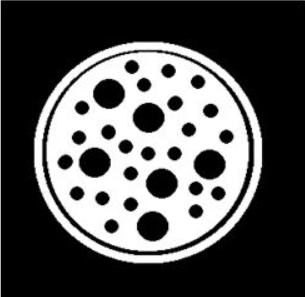
//> input picture Opencv_task61-80/photo/morph3.png, 305 x 297 px
$ ./066图像形态学_开闭操作时候结构元素应用演示   (built with g++ and OpenCV 4)
//> lines starting //> are read from the running program, lines starting //| are printed output that depends on the picture; after the words box and inside, x2 and y2 are one past the last pixel; in counts of white or black regions, pixels touching at a corner belong together
#include <opencv2/imgproc.hpp>
#include <opencv2/highgui.hpp>
#include <math.h>
using namespace cv;
using namespace std;
void open_demo();
void close_demo();
int main(int argc, char** argv)
{
	close_demo();
//> in close_demo, src is the input picture: 297 rows x 305 cols, CV_8UC3; min 0, max 255, mean 83.1
//> in close_demo, `threshold(gray, binary, 0, 255, THRESH_BINARY | THRESH_OTSU);`:
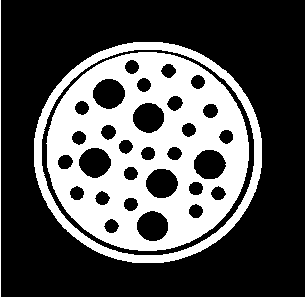
//> binary: 297 rows x 305 cols, CV_8UC1; 32.8% white; 3 white regions, box (x1, y1, x2, y2) and area: (46, 52, 249, 251) 23879, (34, 42, 262, 263) 5515, (0, 0, 1, 297) 297
//> in close_demo, `morphologyEx(binary, binary, MORPH_CLOSE, se);`:
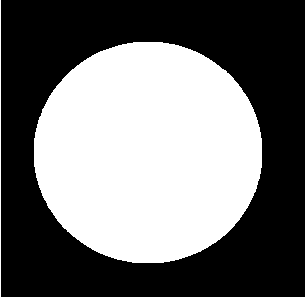
//> binary: 297 rows x 305 cols, CV_8UC1; 44.4% white; 2 white regions, box (x1, y1, x2, y2) and area: (34, 42, 262, 263) 39896, (0, 0, 1, 297) 297
	open_demo();
	waitKey(0);
	return 0;
}

void open_demo() {
	Mat dresult, eresult;
	Mat src = imread("photo/fill.png");
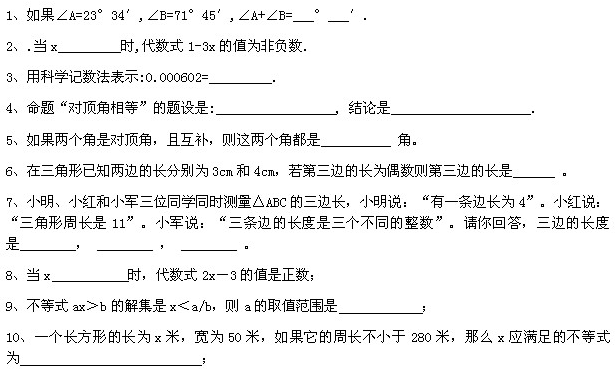
//> input picture Opencv_task61-80/photo/fill.png, 615 x 380 px
//> src is the input picture: 380 rows x 615 cols, CV_8UC3; min 0, max 255, mean 239.7
	imshow("input2", src);

	// 二值图像
	Mat gray, binary;
	cvtColor(src, gray, COLOR_BGR2GRAY);
//> gray: 380 rows x 615 cols, CV_8UC1
	threshold(gray, binary, 0, 255, THRESH_BINARY_INV | THRESH_OTSU);
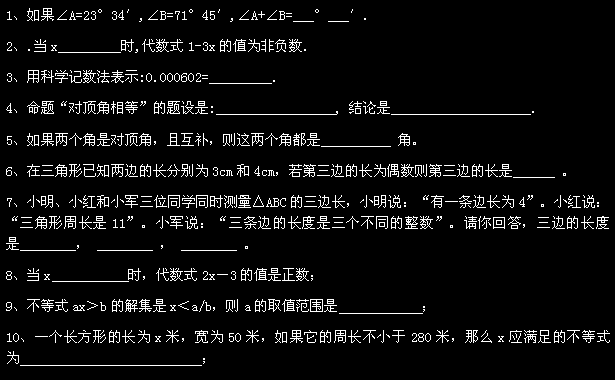
//> binary: 380 rows x 615 cols, CV_8UC1; 5.9% white in thin lines or dots
	imshow("binary", binary);

	// 定义结构元素
	Mat se = getStructuringElement(MORPH_RECT, Size(20, 1), Point(-1, -1));
	morphologyEx(binary, binary, MORPH_OPEN, se);
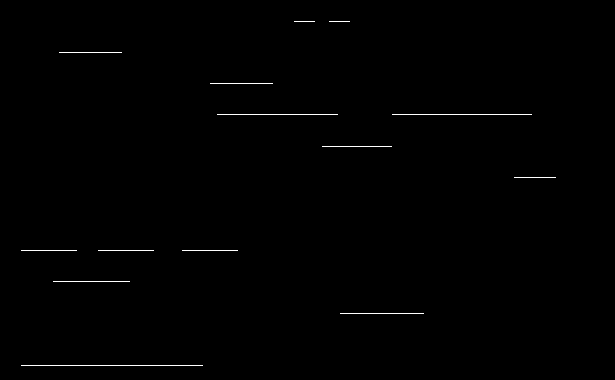
//> binary: 380 rows x 615 cols, CV_8UC1; 0.45% white in thin lines or dots, all inside (x1, y1, x2, y2) = (21, 21, 556, 366)

	vector<vector<Point>> contours;
	vector<Vec4i> hierarhy;
	findContours(binary, contours, hierarhy, RETR_EXTERNAL, CHAIN_APPROX_SIMPLE, Point(-1, -1));
//> contours = 14 contours, all with area under 20
	for (size_t t = 0; t < contours.size(); t++) {
		Rect roi = boundingRect(contours[t]);
		roi.y = roi.y - 10;
		roi.height = 12;
		rectangle(src, roi, Scalar(0, 0, 255), 1, 8, 0);
	}
//> this loop made 14 passes
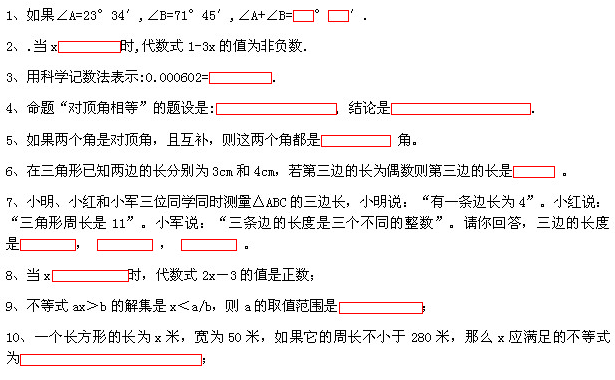
//> src: 380 rows x 615 cols, CV_8UC3; 1.02% of pixels changed, all inside (x1, y1, x2, y2) = (20, 10, 555, 366)
	// 显示
	imshow("open demo", src);
}
//闭运算
void close_demo() {
	Mat src = imread("photo/morph3.png");
	namedWindow("input1", WINDOW_AUTOSIZE);
	imshow("input1", src);

	// 图像二值化
	Mat gray, binary;
	cvtColor(src, gray, COLOR_BGR2GRAY);
	threshold(gray, binary, 0, 255, THRESH_BINARY | THRESH_OTSU);

	// 闭操作
	// Mat se = getStructuringElement(MORPH_ELLIPSE, Size(15, 15), Point(-1, -1));
	Mat se = getStructuringElement(MORPH_RECT, Size(25, 25), Point(-1, -1));
	morphologyEx(binary, binary, MORPH_CLOSE, se);
	//imwrite("D:/close.png", binary);
	imshow("close", binary);
}
